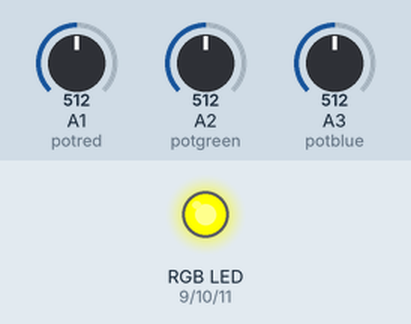
Simulated run of this sketch. Board: Arduino Uno, built with avr-gcc and run on an emulated ATmega328P. Shown: an RGB LED mixed from three pins (HIGH = lit). The test bench sets the inputs (shaded band); at power-on: A3 (potblue) = 512, A1 (potred) = 512, A2 (potgreen) = 512.

Above: at 1.2 s.
1.3 s: A3 (potblue) set to 716
At 1.9 s:
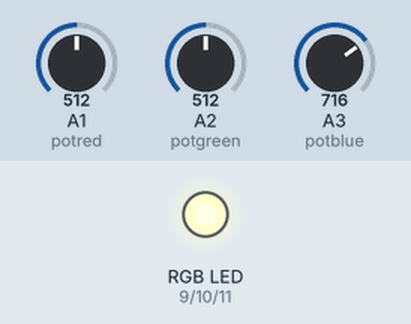
2.8 s: A1 (potred) set to 122
At 4.0 s:
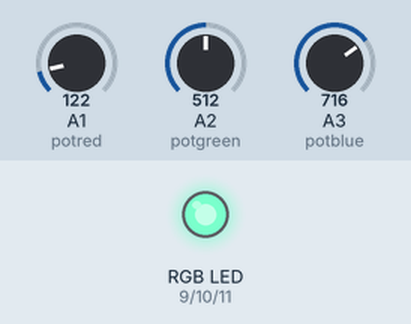
4.3 s: A2 (potgreen) set to 122
At 5.4 s:
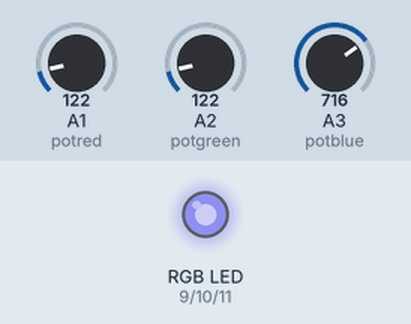
5.8 s: A1 (potred) set to 0
At 6.5 s:
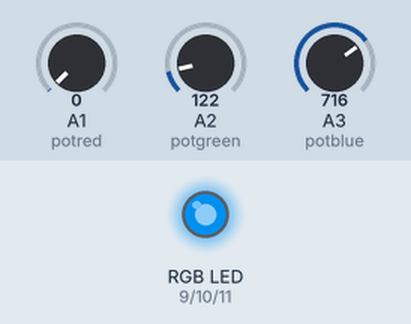
7.3 s: A2 (potgreen) set to 0
At 7.6 s:
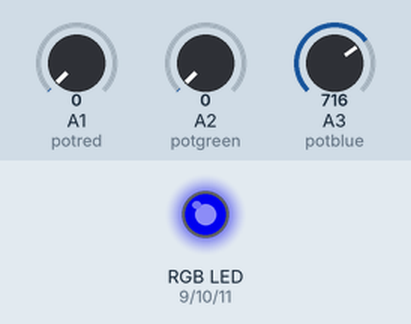
8.8 s: A3 (potblue) set to 758
10.3 s: A3 (potblue) set to 768
At 11.1 s:
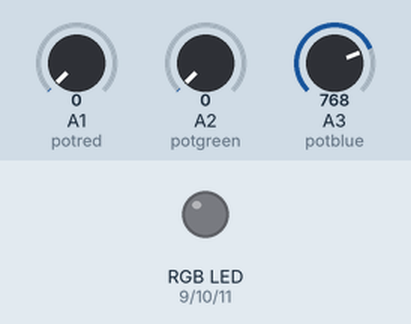
Timing chart, 0 to 12.8 s (numbered marks = the images above; inputs shaded):
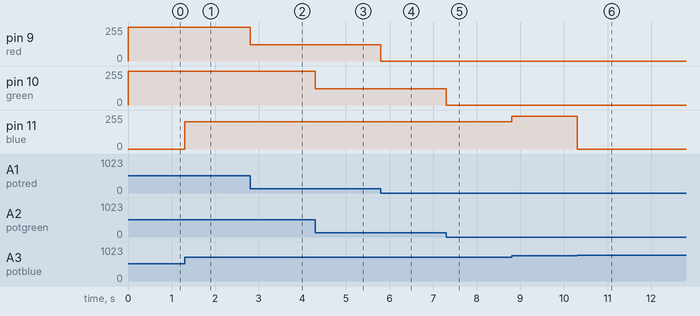

The sketch:

RGB_Led_2.ino
```cpp
int red = 9;
int green = 10;
int blue = 11;
int potred = A1;
int potgreen = A2;
int potblue = A3;
int potredvalue = 0;
int potgreenvalue = 0;
int potbluevalue = 0;

void setup() {
  Serial.begin(9600);
  pinMode(red, OUTPUT);
  pinMode(green, OUTPUT);
  pinMode(blue, OUTPUT);
}

void loop() {
  potredvalue = analogRead(potred);
  potgreenvalue = analogRead(potgreen);
  potbluevalue = analogRead(potblue);
  analogWrite(red, potredvalue);
  analogWrite(green, potgreenvalue);
  analogWrite(blue, potbluevalue);
}
```

Measured:
- after the input at 1.3 s, pin 11 (blue): 0/255 → 204/255 at once
- after the input at 2.8 s, pin 9 (red): 255/255 → 122/255 at once
- after the input at 4.3 s, pin 10 (green): 255/255 → 122/255 at once
- after the input at 5.8 s, pin 9 (red): 122/255 → 0/255 at once
- after the input at 7.3 s, pin 10 (green): 122/255 → 0/255 at once
- after the input at 8.8 s, pin 11 (blue): 204/255 → 246/255 at once
- after the input at 10.3 s, pin 11 (blue): 246/255 → 0/255 at once
